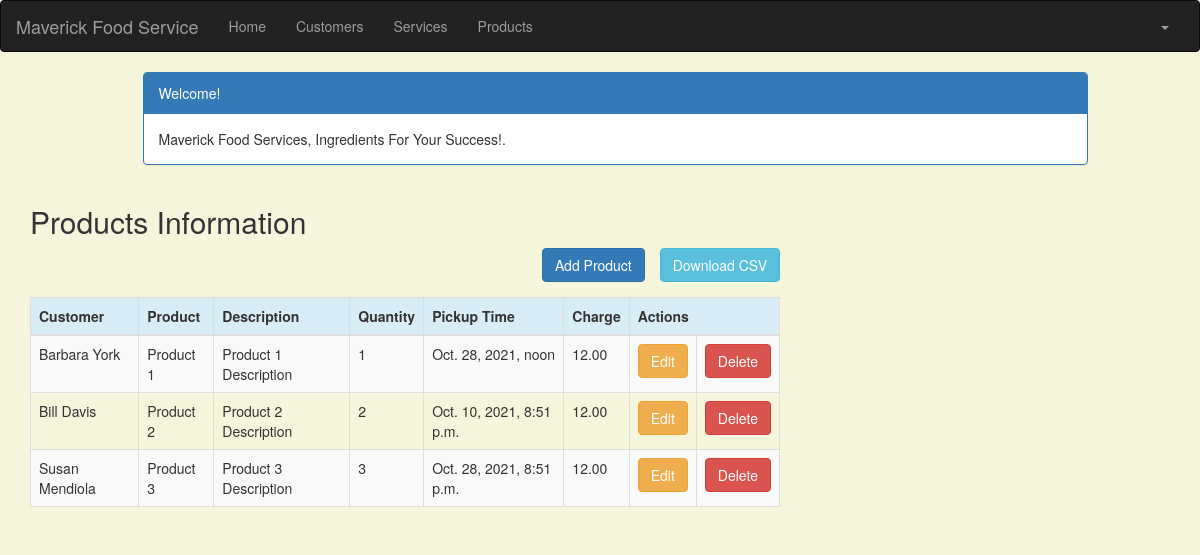
The page /product_list (signed in) on the database its author committed.
### crm/models.py (models this page shows, shortened)
class Product(models.Model):
    cust_name = models.ForeignKey(Customer, on_delete=models.CASCADE, related_name='products')
    product = models.CharField(max_length=100)
    p_description = models.TextField()
    quantity = models.IntegerField()
    pickup_time = models.DateTimeField(
        default=timezone.now)
    charge = models.DecimalField(max_digits=10, decimal_places=2)
    created_date = models.DateTimeField(
        default=timezone.now)
    updated_date = models.DateTimeField(auto_now_add=True)

class Customer(models.Model):
    cust_name = models.CharField(max_length=50)
    organization = models.CharField(max_length=100, blank=True)
    role = models.CharField(max_length=100)
    email = models.EmailField(max_length=100)
    bldgroom = models.CharField(max_length=100)
    address = models.CharField(max_length=200)
    account_number = models.IntegerField(blank=False, null=False)
    city = models.CharField(max_length=50)
    state = models.CharField(max_length=50)
    zipcode = models.CharField(max_length=10)
    phone_number = models.CharField(max_length=50)
    created_date = models.DateTimeField(
        default=timezone.now)
    updated_date = models.DateTimeField(auto_now_add=True)
    def __str__(self):
        return str(self.cust_name)

### crm/views.py (the view)
# urls.py: path('product_list', views.product_list, name='product_list'),
@login_required
def product_list(request):
    products = Product.objects.filter(created_date__lte=timezone.now())
    return render(request, 'crm/product_list.html', {'products': products})

### crm/templates/crm/product_list.html (shortened to what this page needs)
<!DOCTYPE html>
{% extends 'crm/base.html' %}
{% block content %}
    <head>
        <link rel="stylesheet" href="https://maxcdn.bootstrapcdn.com/bootstrap/3.3.4/css/bootstrap.min.css">
    </head>
    <body>
    <div class="container">
        <div class="row">
            <div class="col-md-10 col-md-offset-1">
                <div class="panel panel-primary">
                    <div class="panel-heading">Welcome!</div>
                    <div class="panel-body">
                        Maverick Food Services, Ingredients For Your Success!.
                    </div>
                </div>
            </div>
        </div>
    </div>
    <div class="row">
        <h2 style="padding-left: 15Px">Products Information</h2>
        <a href="" style="float: right">
            <form action="{% url "crm:generate_csv" %}" method="post" style="padding: 0px 15px 15px 15px">
                <input id="products" class="btn btn-info" type="submit" value="Download CSV">
            </form>
        </a>
        <a href="{% url 'crm:product_new' %}" class="btn btn-primary" style="float: right;">Add Product</a>
    </div>
    <div>
        <table class="table table-striped table-bordered table-hover">
            <thead>
            <tr class="bg-info">
                <th>Customer</th>
                <th>Product</th>
                <th>Description</th>
                <th>Quantity</th>
                <th>Pickup Time</th>
                <th>Charge</th>
                <th colspan="3">Actions</th>
            </tr>
            </thead>
            <tbody>
            {% for product in products %}
                <tr>
                    <td>{{ product.cust_name }}</td>
                    <td>{{ product.product}}</td>
                    <td>{{ product.p_description }}</td>
                    <td>{{ product.quantity }}</td>
                    <td>{{ product.pickup_time }}</td>
                    <td>{{ product.charge }}</td>
                    <td><a href="{% url 'crm:product_edit' pk=product.pk %}"
                           class="btn btn-warning">Edit</a></td>
                    <td><a href="{% url 'crm:product_delete' pk=product.pk %}"
                           onclick="return confirm('Are you sure you want to delete?')"
                           class="btn btn-danger">Delete</a>
                    </td>
                </tr>
            {% endfor %}
            </tbody>
        </table>
    </div>
    </body>
{% endblock %}

### crm/templates/crm/product_list.html (style rules this page uses)
body { background-color: beige; }

### rows shown on the page
Product: cust_name "Barbara York", product "Product 1", p_description "Product 1 Description", quantity "1", pickup_time "Oct. 28, 2021, noon", charge "12.00"
Product: cust_name "Bill Davis", product "Product 2", p_description "Product 2 Description", quantity "2", pickup_time "Oct. 10, 2021, 8:51 p.m.", charge "12.00"
Product: cust_name "Susan Mendiola", product "Product 3", p_description "Product 3 Description", quantity "3", pickup_time "Oct. 28, 2021, 8:51 p.m.", charge "12.00"
